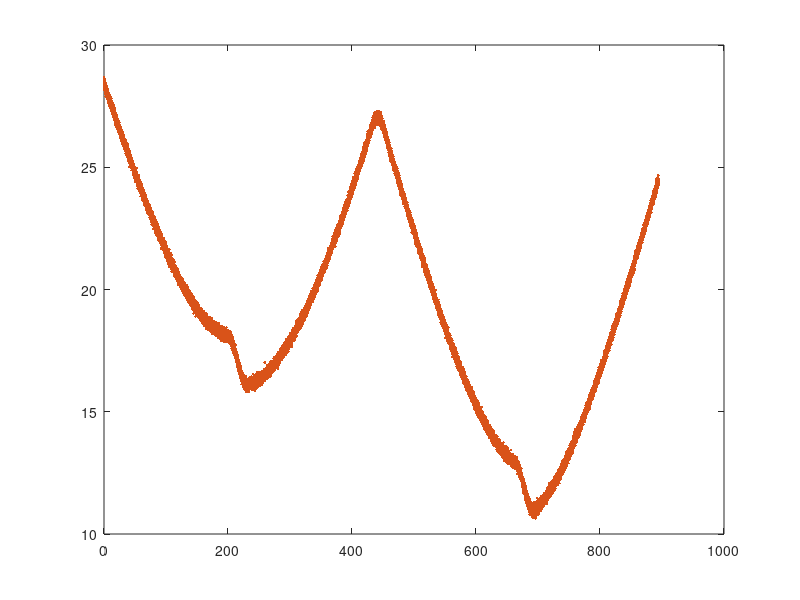
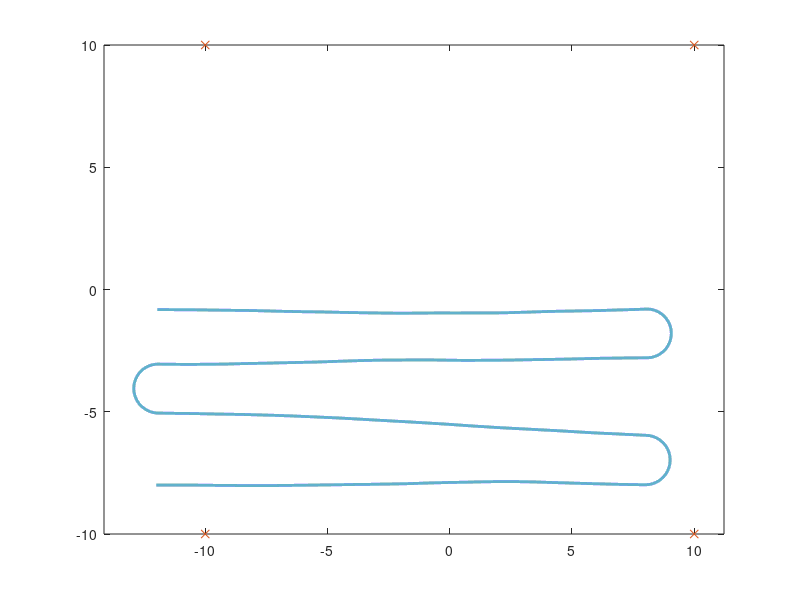

Reproduce these figures in MATLAB, in order. (Note: this script raises an error after producing the figures.)
function datagen_landmark_navigation()

%% Constants and parameters
close all; clc

linIncrement = 200;
t1	= linIncrement;
t2	= t1 + 10*pi;
t3	= t2 + linIncrement;
t4	= t3 + 10*pi;
t5	= t4 + linIncrement;
t6	= t5 + 10*pi;
t7	= t6 + linIncrement;

dt_			= 1E-2;					% s
timeStamps	= 0:dt_:t7;				% s
nTimeStamps	= length(timeStamps);

speedV		= 0.1;						% desired speed, m/s

stdDevProcNoise	= 0.03;

landmarks	= [10 10 -10 -10; 10 -10 10 -10];	% m
uControl	= zeros(1, nTimeStamps);
for m1 = 1:nTimeStamps
	if timeStamps(m1) <= t2 && timeStamps(m1) > t1
		uControl(m1)	= 0.1;
	elseif timeStamps(m1) > t3 && timeStamps(m1) <= t4
		uControl(m1)	= -0.1;
	elseif timeStamps(m1) > t5 && timeStamps(m1) <= t6
		uControl(m1)	= 0.1;
	end
end
u	= uControl + stdDevProcNoise*randn(1, nTimeStamps);

figure
plot(timeStamps, u)

x0	= [-12; -8; 0];
xSim= zeros(nTimeStamps, 3);
t	= 0;
xt	= x0;
xSim(1, :) = x0';

for m1 = 2:nTimeStamps
	xt	= rk4_step( t, xt, m1 - 1 );
	t	= timeStamps(m1);

	xSim(m1, :) = xt';
end

groundTruthPosition		= xSim(:, 1:2)';
groundTruthHeading		= xSim(:, 3)';

stdDevRange	= 0.1;			% m

nLandmarks	= size(landmarks, 2);
groundTruthRanges	= zeros( nLandmarks, nTimeStamps );
measuredRanges		= zeros( nLandmarks, nTimeStamps );
for m1 = 1:nLandmarks
	groundTruthRanges(m1, :)	= (...
		(xSim(:, 1) - landmarks(1, m1)).^2 + ...
		(xSim(:, 2) - landmarks(2, m1)).^2 ).^0.5;
	measuredRanges(m1, :)		= groundTruthRanges(m1, :) + ...
		stdDevRange*randn(1, nTimeStamps);
end

plot(timeStamps, groundTruthRanges(1, :)); hold on;
plot(timeStamps, measuredRanges(1,:), '.')

save assignment4_problem4.mat measuredRanges ...
	stdDevRange timeStamps nTimeStamps ...
	groundTruthRanges groundTruthPosition groundTruthHeading ...
	stdDevProcNoise


figure;
plot( xSim(:, 1), xSim(:, 2), 'LineWidth', 2 );
hold on; axis equal
plot(landmarks(1, :), landmarks(2, :), 'x')
% plot( measuredRange.*cos(measuredBearing), measuredRange.*sin(measuredBearing), '.'); 
make_nice_figures(gcf, gca, 14, 'Orbit', '$y_1$ (km)', '$y_2$ (km)', [], [], [], [], [])

%%
	function xDot = planar_kinematics(t_, x_, tIndex_)
		ut_		= u(tIndex_);

		xDot(1, 1)	= speedV * cos(x_(3));
		xDot(2, 1)	= speedV * sin(x_(3));
		xDot(3, 1)	= ut_;
	end

	function x_tplus_dt = rk4_step( t_, xt_, tIndex_ )

		a1	= 0.5;		a2	= 0.5;		a3	= 1;
		b1	= 0.5;		b2	= 0;		b3	= 0.5;
		b4	= 0;		b5	= 0;		b6	= 1;
		g1	= 1/6;		g2	= 1/3;		g3	= 1/3;		g4	= 1/6;

		k1	= dt_ * planar_kinematics(t_, xt_, tIndex_);
		k2	= dt_ * planar_kinematics(t_ + a1*dt_, xt_ + b1*k1, tIndex_);
		k3	= dt_ * planar_kinematics(t_ + a2*dt_, xt_ + b2*k1 + b3*k2, tIndex_);
		k4	= dt_ * planar_kinematics(t_ + a3*dt_, xt_ + b4*k1 + b5*k2 + b6*k3, tIndex_);

		x_tplus_dt = xt_ + g1*k1 + g2*k2 + g3*k3 + g4*k4;
	end
end